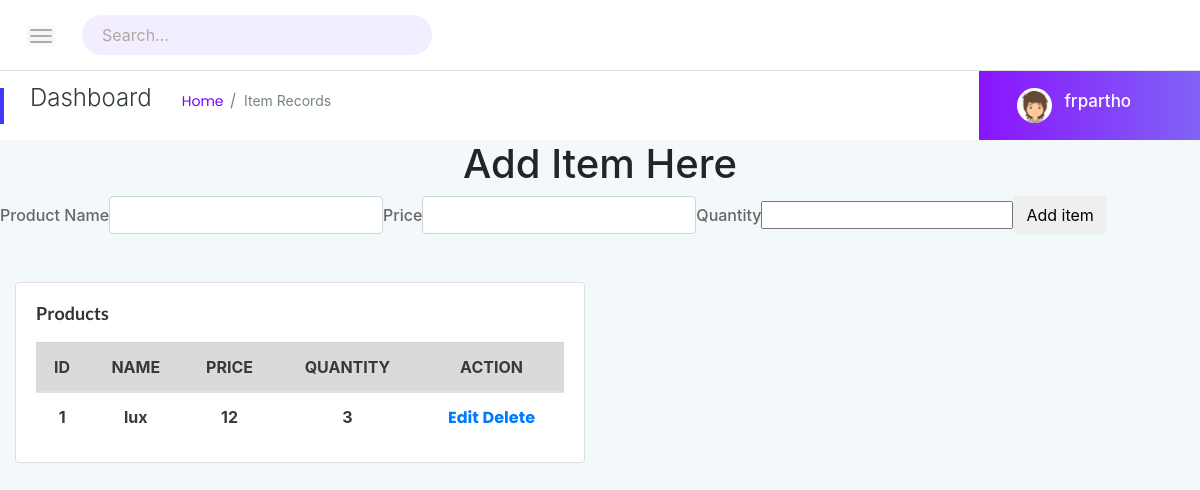
The page /int/int/table.php (signed in) on the database its author committed.
### tables this page shows
CREATE TABLE `product` (
  `product_id` int(20) NOT NULL,
  `product_name` varchar(30) NOT NULL,
  `price` float NOT NULL,
  `quantity` int(10) NOT NULL
);

### int/int/table.php (the view, shortened to what this page needs)
<!doctype html>
<html class="no-js" lang="en">
<head>
    <link rel="stylesheet" href="assets/css/bootstrap.min.css">
    <link rel="stylesheet" href="assets/css/font-awesome.min.css">
    <link rel="stylesheet" href="assets/css/themify-icons.css">
    <link rel="stylesheet" href="assets/css/metisMenu.css">
    <link rel="stylesheet" href="assets/css/owl.carousel.min.css">
    <link rel="stylesheet" href="assets/css/slicknav.min.css">
    <link rel="stylesheet" href="https://www.amcharts.com/lib/3/plugins/export/export.css" type="text/css" media="all" />
    <link rel="stylesheet" href="assets/css/typography.css">
    <link rel="stylesheet" href="assets/css/default-css.css">
    <link rel="stylesheet" href="assets/css/styles.css">
    <link rel="stylesheet" href="assets/css/responsive.css">
</head>
<body>
    <div class="page-container">
        <div class="main-content">
            <div class="header-area">
                <div class="row align-items-center">
                    <div class="col-md-6 col-sm-8 clearfix">
                        <div class="nav-btn pull-left">
                            <span></span>
                            <span></span>
                            <span></span>
                        </div>
                        <div class="search-box pull-left">
                            <form action="#">
                                <input type="text" name="search" placeholder="Search..." required>
                                <i class="ti-search"></i>
                            </form>
                        </div>
                    </div>
                    <div class="col-md-6 col-sm-4 clearfix">
                    </div>
                </div>
            </div>
            <div class="page-title-area">
                <div class="row align-items-center">
                    <div class="col-sm-6">
                        <div class="breadcrumbs-area clearfix">
                            <h4 class="page-title pull-left">Dashboard</h4>
                            <ul class="breadcrumbs pull-left">
                                <li><a href="index.php">Home</a></li>
                                <li><span>Item Records</span></li>
                            </ul>
                        </div>
                    </div>
                    <div class="col-sm-6 clearfix">
                        <div class="user-profile pull-right">
                            <img class="avatar user-thumb" src="assets/images/author/avatar.png" alt="avatar">
                            <h4 class="user-name dropdown-toggle" data-toggle="dropdown"><?php echo $_SESSION['username']; ?> <i class="fa fa-angle-down"></i></h4>
                        </div>
                    </div>
                </div>
            </div>
            <div>
     <h1 style="text-align:center">Add Item Here</h1>
            <body>
<form method="POST" class="form-inline" action="additem.php">
  <div class="form-group">
    <label for="name">Product Name</label>
    <input type="text" class="form-control" name="product_name">
  </div>
  <div class="form-group">
    <label for="name">Price</label>
    <input type="text" class="form-control" name="price">
  </div>
  <div class="form-group">
        <label for="name">Quantity</label>
        <input type="number" name="quant" id="quant" min="1" max="">
    </div>
  <button type="submit" class="btn btn-default" name="add">Add item</button>
</form>
</body>
            <div class="main-content-inner">
                <div class="row">
                    <div class="col-lg-6 mt-5">
                        <div class="card">
                            <div class="card-body">
                                <h4 class="header-title">Products</h4>
                                <div class="single-table">
                                    <div class="table-responsive">
                                        <table class="table text-dark text-center">
                                            <thead class="text-uppercase">
                                                <tr class="table-active">
                                                    <th scope="col">ID</th>
                                                    <th scope="col">Name</th>
                                                    <th scope="col">Price</th>
                                                    <th scope="col">Quantity</th>
													 <th scope="col">Action</th>
                                                </tr>
                                            </thead>
                                            <tbody>
			<?php
               $conn = new mysqli("localhost","root","","inventorymanagement");
               $sql = "SELECT * FROM product";
               $result = $conn->query($sql);
					$count=0;
               if ($result -> num_rows >  0) {
                 while ($row = $result->fetch_assoc())
				 {
					  $count=$count+1;
                   ?>
                   <tr>
                    <th><?php echo $count ?></th>
                      <th><?php echo $row["product_name"] ?></th>
                      <th><?php echo $row["price"]  ?></th>
                      <th><?php echo $row["quantity"]  ?></th>
					  <th> <a href="up"Edit</a><a href="edit.php?id=<?php echo $row["product_id"] ?>">Edit</a> <a href="up"Edit</a><a href="delete.php?id=<?php echo $row["product_id"] ?>">Delete</a></th>
                    </tr>
            <?php
                 }
               }
            ?>
                                            </tbody>
                                        </table>
                                    </div>
                                </div>
                            </div>
                        </div>
                    </div>
<html>
<head>
	<link rel="stylesheet" type="text/css" href="style.css">
	<link rel="stylesheet" href="https://maxcdn.bootstrapcdn.com/bootstrap/4.0.0-alpha.6/css/bootstrap.min.css">
</head>
</html>
    </div>
</body>
</html>

### int/int/assets/css/styles.css (style rules this page uses)
.page-container { width: 100%; height: 100%; min-height: 100vh; padding-left: 280px; -webkit-transition: padding-left 0.3s ease 0s; transition: padding-left 0.3s ease 0s; }
.card { border: none; border-radius: 4px; background-color: #fff; -webkit-transition: all 0.3s ease 0s; transition: all 0.3s ease 0s; }
.card-body { padding: 25.6px; padding: 1.6rem; }
.main-content { width: 100%; background: #F3F8FB; }
.main-content-inner { padding: 0 30px 50px; }
.header-area { padding: 15px 30px; background: #fff; border-bottom: 1px solid #d8e3e7; }
.nav-btn { margin-right: 30px; margin-top: 10px; cursor: pointer; }
.nav-btn span { display: block; width: 22px; height: 2px; background: #b3aaaa; margin: 4px 0; border-radius: 15px; -webkit-transition: all 0.3s ease 0s; transition: all 0.3s ease 0s; box-shadow: 0 0 0 4px rgba(99, 96, 96, 0.03); }
.search-box form { position: relative; }
.search-box input { width: 350px; border-radius: 33px; border: none; height: 40px; padding-left: 20px; padding-right: 40px; letter-spacing: 0; background: #f3eeff; }
.search-box form i { position: absolute; right: 21px; top: 14px; font-size: 14px; color: #b1a7a7; }
.page-title-area { padding: 0 30px; background: #fff; position: relative; }
.page-title-area:before { content: ''; position: absolute; left: 0; top: 50%; width: 4px; height: 36px; background: var(--primary-color); -webkit-transform: translateY(-50%); transform: translateY(-50%); }
.page-title { font-size: 24px; font-weight: 300; color: #313b3d; letter-spacing: 0; margin-right: 30px; }
ul.breadcrumbs { margin-top: 4px; }
.breadcrumbs li { display: inline-block; }
.breadcrumbs li a, .breadcrumbs li span { display: block; font-size: 14px; font-weight: 400; color: #7801ff; letter-spacing: 0; margin-right: 16px; position: relative; }
.breadcrumbs li a:before { content: '/'; color: #768387; position: absolute; right: -13px; top: 0; }
.breadcrumbs li span { margin-right: 0; color: #768387; text-transform: capitalize; }
.user-profile { margin-right: -30px; display: -webkit-box; display: -ms-flexbox; display: flex; -webkit-box-align: center; -ms-flex-align: center; align-items: center; -ms-flex-wrap: wrap; flex-wrap: wrap; background: -webkit-linear-gradient(left, #8914fe 0%, #8063f5 100%); background: linear-gradient(to right, #8914fe 0%, #8063f5 100%); padding: 17px 38px; position: relative; }
.user-profile img.avatar { height: 35px; width: 35px; border-radius: 50%; margin-right: 12px; }
.user-name { font-size: 17px; font-weight: 500; color: #fff; letter-spacing: 0; cursor: pointer; -webkit-user-select: none; -moz-user-select: none; -ms-user-select: none; user-select: none; }
.user-name i { margin-left: 10px; font-size: 21px; vertical-align: middle; position: relative; }
.notification-area .dropdown-toggle, .user-name.dropdown-toggle { position: relative; }
.notification-area .dropdown-toggle:after, .user-name.dropdown-toggle:after { display: none; }
.header-title { font-family: 'Lato', sans-serif; font-size: 18px; font-weight: 600; letter-spacing: 0; color: #333; text-transform: capitalize; margin-bottom: 17px; }
.btn { padding: 11px 17px; font-size: 13px; letter-spacing: 0; }
.form-control, .form-control:focus { outline: none; box-shadow: none; }
.form-control { font-size: 14px; border: 1px solid rgba(170, 170, 170, .3); padding: 10.72px 12.8px; padding: .67rem .8rem; }
label { font-weight: 500; color: #666; display: inline-block; margin-bottom: 8px; margin-bottom: .5rem; }
.single-table .table { margin-bottom: 0; }
table tr th { border-bottom: none; }
table tr th, table tr td { border-top: 1px solid rgba(120, 130, 140, 0.13) !important; }

### int/int/assets/css/responsive.css (style rules this page uses)
@media (min-width: 1200px) and (max-width: 1364px) { .main-content-inner { padding: 0 15px 50px; } }
@media (min-width: 1200px) and (max-width: 1364px) { .page-container, .sbar_collapsed.page-container { padding-left: 0; } }

### style.css (style rules this page uses)
* { margin: 0; padding: 0; box-sizing: border-box; }
:root { --main-color: #fe5b3d; --second-color: #ffac38; --text-color: #444; --gradient: linear-gradient(#fe5b3d, #ffac38); }
body { background-color: white; font-family: Arial, Helvetica, sans-serif; }

### rows shown on the page
product: product_name "lux", price "12", quantity "3"

### other values the page prints
$_SESSION['username'] "frpartho"
